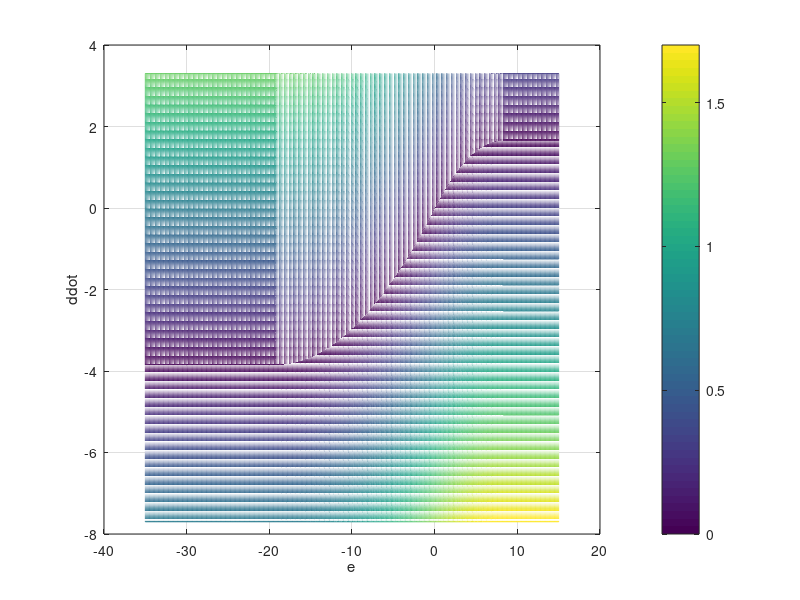
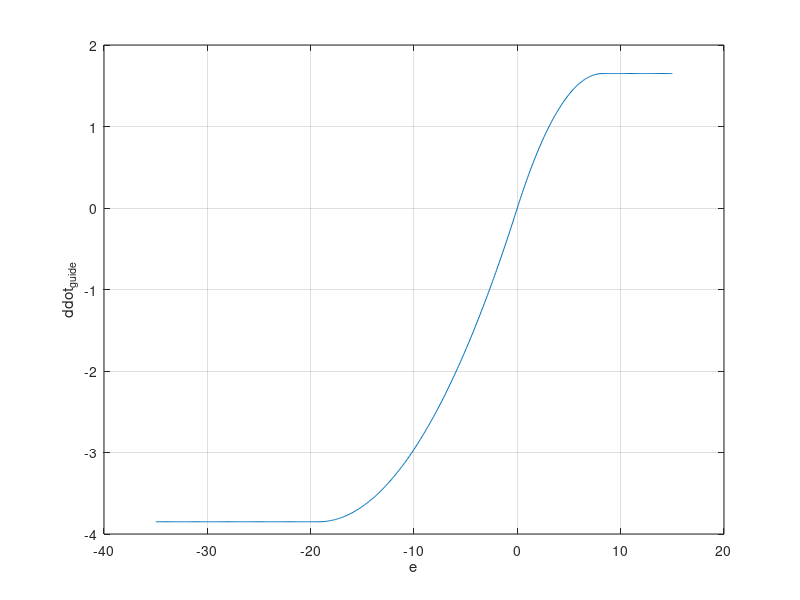

Write MATLAB code to recreate these figures, in order. (Note: this script raises an error after producing the figures.)


clear; clc;

ddot_sink = 1.5*1.1;
ddot_clmb = 3.5*1.1;

ddot_sp = 0;

e_b_d = 5;

e = linspace(-ddot_clmb*5/1.1*2,ddot_sink*5/1.1*2,501);
ddot = linspace(-ddot_clmb*2,ddot_sink*2,501);

for i=1:length(e)
    
    if ddot_sp<-ddot_clmb/1.1, ddot_sp=-ddot_clmb/1.1; end;
    if ddot_sp>ddot_sink/1.1, ddot_sp=ddot_sink/1.1; end;
    
    if e(i)<0
        sat_e = abs(e(i)/e_b_d/(-ddot_clmb-ddot_sp));
        if sat_e>1.0, sat_e=1.0; end;
        thetal = -sat_e*(sat_e-2);
        delta_ddot = (-ddot_clmb-ddot_sp)*thetal;
        ddot_guide(i)=delta_ddot + ddot_sp;
%         ev(i,:) = sign(delta_ddot + ddot_sp - ddot).*sqrt(abs(delta_ddot + ddot_sp - ddot)/(ddot_clmb+ddot_sink));
%         ev(i,:) = abs(sign(delta_ddot + ddot_sp - ddot).*sqrt(abs(delta_ddot + ddot_sp - ddot)/(ddot_clmb+ddot_sink)));
        ev(i,:) = abs((delta_ddot + ddot_sp - ddot)/(ddot_clmb+ddot_sink));
%         ev_temp = abs((delta_ddot + ddot_sp - ddot)/(ddot_clmb+ddot_sink));
%         ev(i,:) = -ev_temp.*(ev_temp-2);
    else
        sat_e = abs(e(i)/e_b_d/(ddot_sink-ddot_sp));
        if sat_e>1.0, sat_e=1.0; end;
        thetal = -sat_e*(sat_e-2);
        delta_ddot = (ddot_sink-ddot_sp)*thetal;
        ddot_guide(i)=delta_ddot + ddot_sp;
%         ev(i,:) = sign(delta_ddot + ddot_sp - ddot).*sqrt(abs(delta_ddot + ddot_sp - ddot)/(ddot_clmb+ddot_sink));
%         ev(i,:) = abs(sign(delta_ddot + ddot_sp - ddot).*sqrt(abs(delta_ddot + ddot_sp - ddot)/(ddot_clmb+ddot_sink)));
        ev(i,:) = abs((delta_ddot + ddot_sp - ddot)/(ddot_clmb+ddot_sink));
%         ev_temp = abs((delta_ddot + ddot_sp - ddot)/(ddot_clmb+ddot_sink));
%         ev(i,:) = -ev_temp.*(ev_temp-2);
    end
end

figure('color','w'); hold on; grid on; box on;
% mesh(e,ddot,zeros(length(e),length(ddot)));
mesh(e,ddot,ev');

xlabel('e')
ylabel('ddot')
zlabel('ev')

colorbar;

figure('color','w'); hold on; grid on; box on;
plot(e,ddot_guide);

xlabel('e')
ylabel('ddot_{guide}')

% colorbar;

%%

clear; clc;

syms ddot_clmb e ddot_sp ddot ddot_sink ebd

sat_e_clmb = e/ebd/ddot_clmb;
thetal_clmb = -sat_e_clmb*(sat_e_clmb-2);
ev_clmb = sqrt(abs(ddot_clmb*thetal_clmb+ddot_sp-ddot)/(ddot_clmb+ddot_sink));

sat_e_sink = e/ebd/ddot_sink;
thetal_sink = -sat_e_sink*(sat_e_sink-2);
ev_sink = sqrt(abs(ddot_sink*thetal_sink+ddot_sp-ddot)/(ddot_clmb+ddot_sink));

j_e_clmb = jacobian(ev_clmb,e);
pretty(simplify(subs(j_e_clmb,e,0)))

j_e_sink = jacobian(ev_sink,e);
pretty(simplify(subs(j_e_sink,e,0)))

j_d_clmb = jacobian(ev_clmb,ddot);
pretty(simplify(subs(j_d_clmb,[ddot ddot_sp],[0 0])))

j_d_sink = jacobian(ev_sink,ddot);
pretty(simplify(subs(j_d_sink,[ddot ddot_sp],[0 0])))
